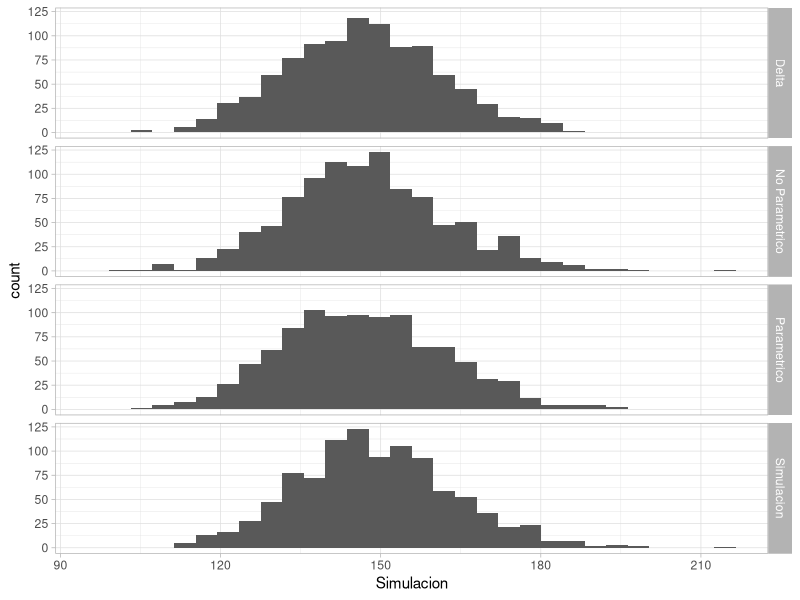

R code for this plot:
library(tidyverse)
library(ggplot2)
library(gridExtra)

mu <- 5
theta <- exp(mu)
muestra <- rnorm(100, mu, 1)
mu_est <- (mean(muestra))
sd_est <- sd(muestra)

se_tetha <-  exp(mu_est)/sqrt(100)

theta+se_tetha*c(qnorm(0.025), qnorm(0.975))

sim_t <- rnorm(1000,exp(mu_est), se_tetha)

theta_bootp <- function(){
  m <- rnorm(100, mu_est, sd_est)
  mu_boot <- mean(m)
  sd_boot <- sd(m)
  exp(mu_boot)
}

sim_bootp <- rerun(1000, theta_bootp()) %>% flatten_dbl()
se_bootp <- sd(sim_bootp)
theta+se_bootp*c(qnorm(0.025), qnorm(0.975))

theta_bootnp <- function(){
  m <- sample(muestra, 100, replace = TRUE)
  mu_boot <- mean(m)
  sd_boot <- sd(m)
  exp(mu_boot)
}

sim_bootnp <- rerun(1000, theta_bootnp()) %>% flatten_dbl()
se_bootnp <- sd(sim_bootnp)
theta+se_bootnp*c(qnorm(0.025), qnorm(0.975))


sim <- function(){
  m <- rnorm(100, mu, 1)
  exp(mean(m))
}

simn <- rerun(1000, sim()) %>% flatten_dbl()

df <- tibble(Simulacion = sim_bootp, Metodo = 'Parametrico') %>% 
  rbind(tibble(Simulacion = sim_bootnp, Metodo = 'No Parametrico')) %>% 
  rbind(tibble(Simulacion = sim_t, Metodo = 'Delta')) %>% 
  rbind(tibble(Simulacion = simn, Metodo = 'Simulacion'))

ggplot(df) +
  geom_histogram(aes(Simulacion)) +
  facet_grid(Metodo~.) +
  theme_light()
